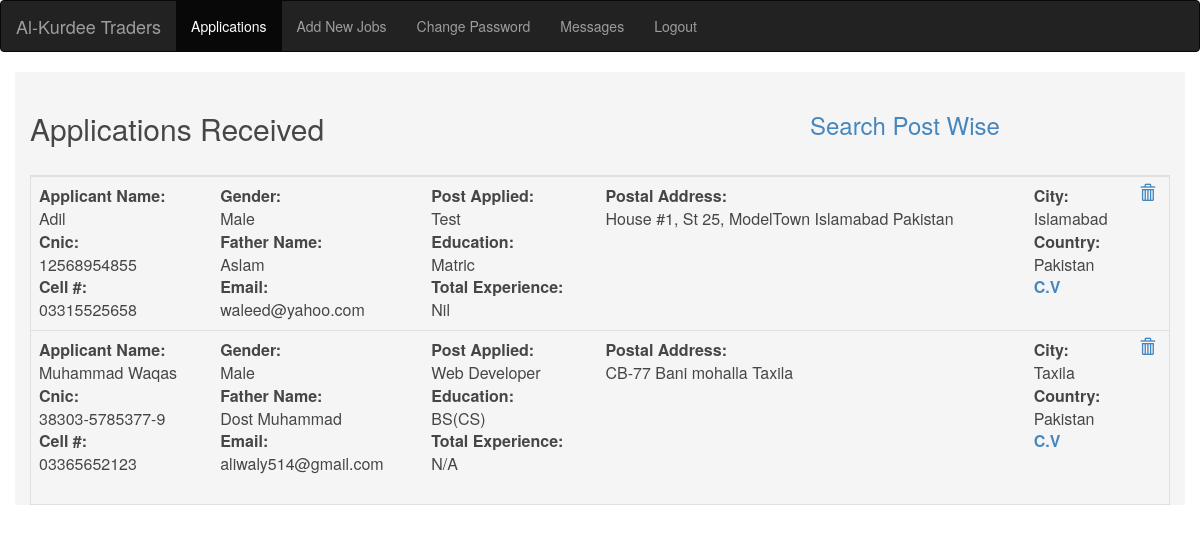
Screenshot of /validate.php (signed in) with the database file from the repository.
### tables this page shows
CREATE TABLE `applicant` (
  `name` varchar(30) NOT NULL,
  `f_name` varchar(30) NOT NULL,
  `cnic` varchar(15) NOT NULL,
  `gender` varchar(6) NOT NULL,
  `post` varchar(20) NOT NULL,
  `email` varchar(25) NOT NULL,
  `cell` varchar(15) NOT NULL,
  `country` text NOT NULL,
  `city` varchar(20) NOT NULL,
  `experience` varchar(20) NOT NULL,
  `education` varchar(20) NOT NULL,
  `address` varchar(50) NOT NULL,
  `cv` varchar(50) NOT NULL,
  `id` int(11) NOT NULL
);

### validate.php (the view, shortened to what this page needs)
<html lang="en">
<head>
  <link rel="stylesheet" href="https://maxcdn.bootstrapcdn.com/bootstrap/3.3.7/css/bootstrap.min.css">
<link rel="stylesheet" href="https://maxcdn.bootstrapcdn.com/bootstrap/3.3.7/css/bootstrap.min.css">
</head>
<body>
<nav class="navbar navbar-inverse">
  <div class="container-fluid">
    <div class="navbar-header">
      <a class="navbar-brand" >Al-Kurdee Traders</a>
    </div>
    <div class="collapse navbar-collapse" id="myNavbar">
      <ul class="nav navbar-nav">
        <li class="active"><a href="validate.php">Applications</a></li>
        <li class="dropdown">
          <a href="add_job.php">Add New Jobs</a>
        </li>
        <li class="dropdown">
          <a href="pass.php">Change Password</a>
        </li>
		<li class="dropdown">
          <a href="teext.php">Messages</a>
        </li>
		<li class="dropdown">
          <a href="logout.php">Logout</a>
        </li>
    </div>
  </div>
</nav>
				 <div class="container" style="background:#f5f5f5; opacity:0.9;">
				 <div class="row">
				 <div class="col-md-8"><h2>Applications Received</h2></div>
				 <div class="col-md-4"><h3><a href="app_search.php">Search Post Wise</a></h3></div>
				 </div>
					 <?php
						include "connection.php";
						 if (!isset($_SESSION['login'])){
							 header('Location: index.php');
							}
								else{
								$sql="select * from applicant ORDER BY name ASC";
								$result=mysqli_query($con, $sql);
					?>
					<div class="table-responsive table-bordered">
					<table class="table ">
					<?php
							while($row = mysqli_fetch_assoc($result)){
					?>
					<tr>
						<td><b>Applicant Name:</br></b><?php echo $row["name"]; ?> </br><b>Cnic:</br></b> <?php echo $row["cnic"]; ?> </br><b>Cell #:</br></b> <?php echo $row["cell"]; ?></td>
						<td><b>Gender:</br></b><?php echo $row["gender"]; ?> </br><b>Father Name:</br></b> <?php echo $row["f_name"]; ?> </br><b>Email:</br></b> <?php echo $row["email"]; ?></td>
						<td><b>Post Applied:</br></b><?php echo $row["post"]; ?> </br><b>Education:</br></b> <?php echo $row["education"]; ?> </br><b>Total Experience:</br></b> <?php echo $row["experience"]; ?></td>
						<td><b>Postal Address:</br></b><?php echo $row["address"]; ?> </td>
						<td><b>City:</br></b><?php echo $row["city"]; ?> </br><b>Country:</br></b> <?php echo $row["country"]; ?> </br><b><a href="<?php echo $row["cv"]; ?>">C.V</br></b> </td>
						<td><a href='validate.php?id="<?php echo $row['id'] ?>"' name="delete"  data-toggle='tooltip' <span class='glyphicon glyphicon-trash'></span></a></td>
					</tr>
							<?php
							}
					?>
					</table>
					</div>
					<?php
								}
					?>
				</div>
</body>
</html>

### rows the page displays
applicant: name "Adil", cnic "12568954855", cell "03315525658", gender "Male", f_name "Aslam", email "waleed@yahoo.com", post "Test", education "Matric", experience "Nil", address "House #1, St 25, ModelTown Islamabad Pakistan", city "Islamabad", country "Pakistan"
applicant: name "Muhammad Waqas", cnic "38303-5785377-9", cell "03365652123", gender "Male", f_name "Dost Muhammad", email "aliwaly514@gmail.com", post "Web Developer", education "BS(CS)", experience "N/A", address "CB-77 Bani mohalla Taxila", city "Taxila", country "Pakistan"
